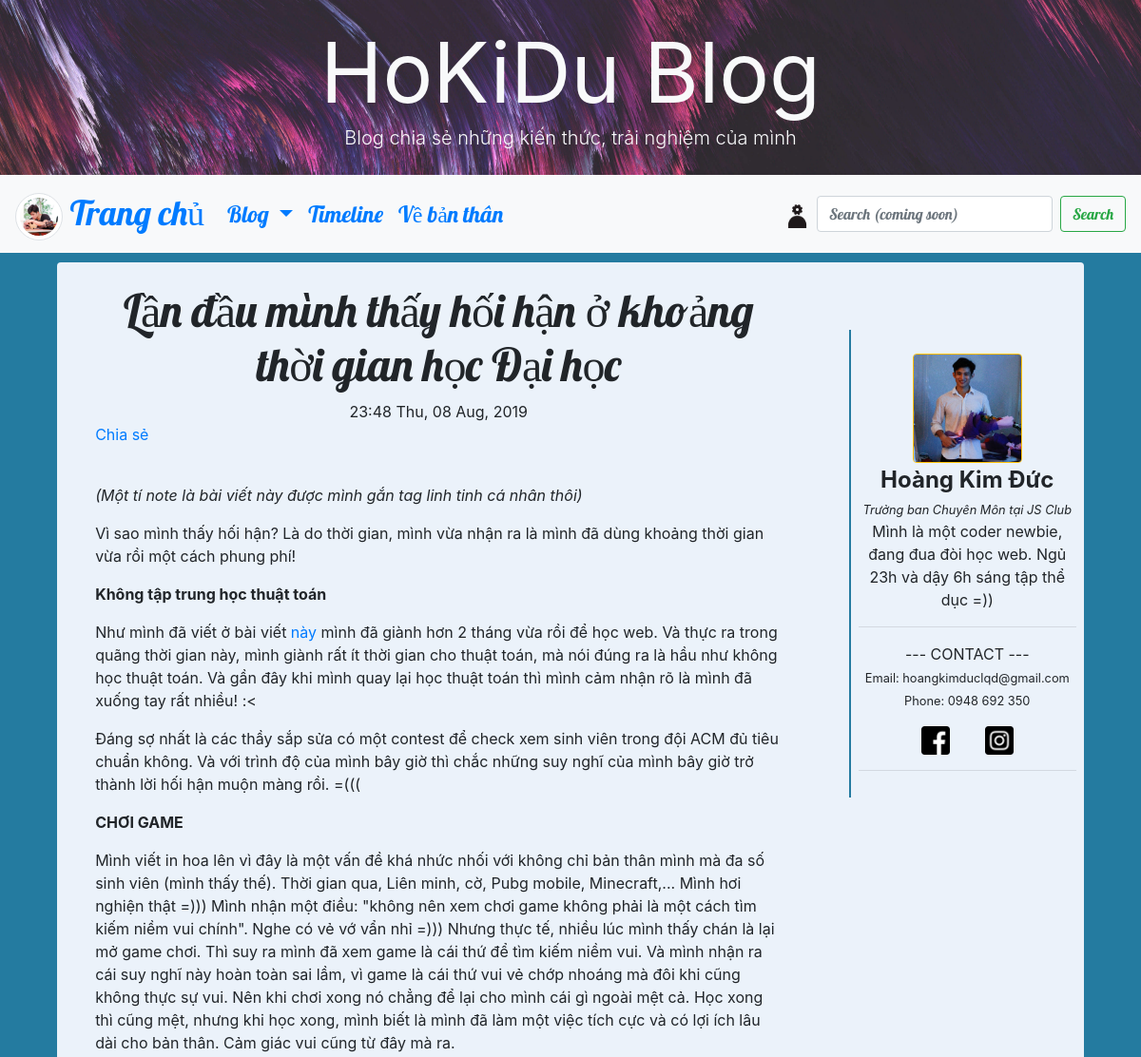
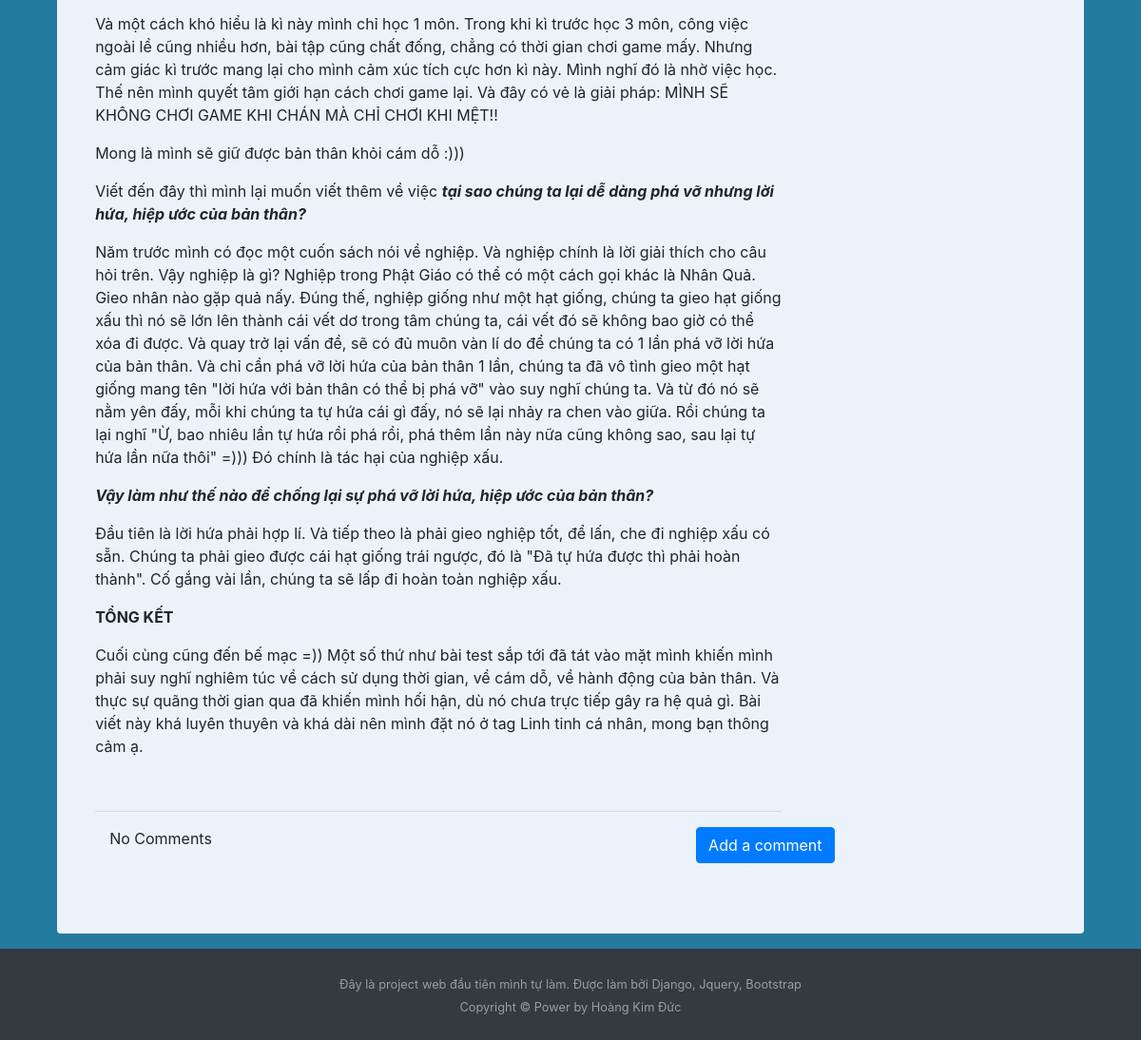
Screenshot of /post/11/ with the database file from the repository (2 pictures, top to bottom).
### blog/models.py (models this page shows, shortened)
class Post(models.Model):
   author = models.ForeignKey('auth.User', on_delete=models.CASCADE)
   title = models.CharField(max_length=200)
   text = models.TextField()
   create_date = models.DateTimeField(default=timezone.now)
   published_date = models.DateTimeField(blank=True,null=True)
   tag = models.CharField(choices=tag_list, max_length=20, default='tag1')
   view = models.IntegerField()
   def increase_view(self):
      self.view = self.view + 1
      self.save()

### blog/views.py (the view)
class PostDetailView(DetailView):
   context_object_name = 'post_detail'
   model = Post
   def get_object(self):
      post = super().get_object()
      if not self.request.user.is_authenticated:
         post.increase_view()
      return post

### blog/views.py (called while the page is built)
   def get_context_data(self, **kwargs):
        ctx = super(DetailView, self).get_context_data(**kwargs)
        ctx['Notification'] = Notification.objects.order_by('-time')
        return ctx

### blog/templates/blog/post_detail.html (shortened to what this page needs)
   {% extends "blog/base.html" %}
   {% block content %}
   <h1 class="posttitle loader">{{post_detail.title}}</h1>
   {% if post_detail.published_date %}
      <div class="date postdate">
         {{ post_detail.published_date|date:"G:i D, d M, Y" }}
      </div>
   {% else %}
      <a href="{% url 'post_publish' pk=post_detail.pk  %}" class="btn btn-info">Publish</a>
   {% endif %}
   <div class="fb-share-button" data-href="https://developers.facebook.com/docs/plugins/" data-layout="button"
      data-size="large"><a target="_blank"
         href="https://www.facebook.com/sharer/sharer.php?u=https%3A%2F%2Fdevelopers.facebook.com%2Fdocs%2Fplugins%2F&amp;src=sdkpreparse"
         class="fb-xfbml-parse-ignore">Chia sẻ</a></div> <br>
   <p class="postcontent">{{post_detail.text|safe|linebreaksbr}}</p>
   <hr>
   <a class="btn btn-primary btn-comment" href="{% url 'add_comment_to_post' pk=post_detail.pk %}">Add a comment</a>
   <div class="container">
      {% for comment in post_detail.comments.all  %}
      <br>
         {% if user.is_authenticated or comment.approved_comment %}
         <em>{{ comment.create_date }}</em>
            {% if not comment.approved_comment %}
               <a class="btn btn-success" href="{% url 'comment_remove' pk=comment.pk %}">
                  <span class="glyphicon glyphicon-remove">Remove</span>
               </a>
               <a class="btn btn-primary" href="{% url 'comment_approve' pk=comment.pk %}">
                  <span class="glyphicon glyphicon-ok">Approve</span>
               </a>
            {% endif %}
            <p>{{ comment.text|safe|linebreaksbr }}</p>
            <p><b>Post by: {{ comment.author }}</b></p>
            <div style="width: 30%"><hr></div>
         {% endif %}
      {% empty %}
         <p>No Comments</p>
      {% endfor %}
   </div>
   {% endblock content %}

### blog/static/css/blog.css (style rules this page uses)
body { background-color: #247BA0; }
.postdate { text-align: center; }
.posttitle { font-family: 'Lobster', cursive; font-size: 3em; text-align: center; }
.postcontent { font-family: 'Noto Sans', sans-serif; font-size: 2em; }
.btn-comment { position: absolute; right: 0px; }
.loader { filter: hue-rotate(0deg); color: linear-gradient(45deg, #0f8, #08f); animation: hue 10000ms infinite linear; }
html, body { height: 100%; }
body { display: flex; flex-direction: column; }

### rows the page displays
Post: title "Lần đầu mình thấy hối hận ở khoảng thời gian học Đại học", published_date "23:48 Thu, 08 Aug, 2019", text "(Một tí note là bài viết này được mình gắn tag linh tinh cá nhân thôi) Vì sao mình thấy hối hận? Là do thời gian, mình vừa nhận ra là mình đã dùng khoảng thời gian vừa rồi một cách phung phí! Không tập trung học thuật toán Như mình đã viết ở bài viết này mình đã giành hơn 2 tháng vừa rồi để học web. Và thực ra trong quãng thời gian này, mình giành rất ít thời gian cho thuật toán, mà nói đúng ra là hầu như không học thuật toán. Và gần đây khi mình quay lại học thuật toán thì mình cảm nhận rõ là mình đã xuống tay rất nhiều! :< Đáng sợ nhất là các thầy sắp sửa có một contest để check xem sinh viên trong đội ACM đủ tiêu chuẩn không. Và với trình độ của mình bây giờ thì chắc những suy nghĩ của…"
